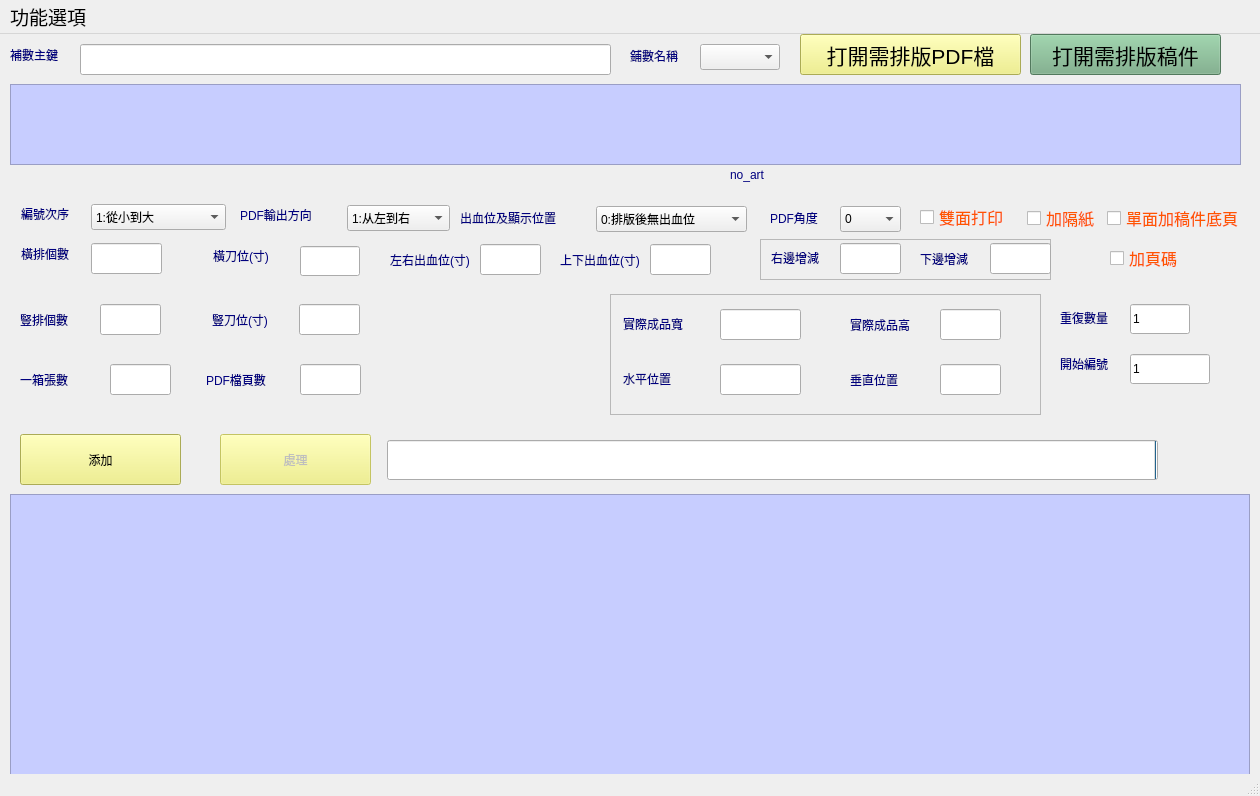
<?xml version="1.0" encoding="UTF-8"?>
<ui version="4.0">
 <class>MainWindow</class>
 <widget class="QMainWindow" name="MainWindow">
  <property name="geometry">
   <rect>
    <x>0</x>
    <y>0</y>
    <width>1260</width>
    <height>796</height>
   </rect>
  </property>
  <property name="windowTitle">
   <string>Honour PDF鋪數軟件</string>
  </property>
  <property name="windowIcon">
   <iconset resource="resourcefile.qrc">
    <normaloff>:/ico_file/sourcefile/title.ico</normaloff>:/ico_file/sourcefile/title.ico</iconset>
  </property>
  <property name="styleSheet">
   <string notr="true">QLabel{
	color: rgb(0, 0, 127);
	font: 12pt &quot;Microsoft Sans Serif&quot;;
}
QComboBox{
	font: 12pt &quot;Microsoft Sans Serif&quot;;
}
QLineEdit{
font: 12pt &quot;Microsoft Sans Serif&quot;;
}
QTableView{
	border-color: rgb(0, 85, 0);
	
	alternate-background-color: rgb(230, 201, 255);
	background-color: rgb(199, 205, 255);
/*	selection-background-color: rgb(85, 255, 0);*/

}
QPushButton{
	/*background-color: rgb(170, 255, 127);*/
	
	font: 16pt &quot;Microsoft Sans Serif&quot;;
	
	background-color: rgb(239, 239, 119);
}
QCheckBox{
font: 12pt &quot;Microsoft Sans Serif&quot;;
	color: rgb(255, 85, 0);
}</string>
  </property>
  <widget class="QWidget" name="centralwidget">
   <widget class="QPushButton" name="open_pushButton_art">
    <property name="geometry">
     <rect>
      <x>1030</x>
      <y>0</y>
      <width>191</width>
      <height>41</height>
     </rect>
    </property>
    <property name="sizePolicy">
     <sizepolicy hsizetype="Minimum" vsizetype="Fixed">
      <horstretch>0</horstretch>
      <verstretch>0</verstretch>
     </sizepolicy>
    </property>
    <property name="font">
     <font>
      <family>Microsoft Sans Serif</family>
      <pointsize>16</pointsize>
      <weight>50</weight>
      <italic>false</italic>
      <bold>false</bold>
     </font>
    </property>
    <property name="styleSheet">
     <string notr="true">background-color: rgb(115, 170, 130);</string>
    </property>
    <property name="text">
     <string>打開需排版稿件</string>
    </property>
    <property name="icon">
     <iconset>
      <normaloff>sourcefile/open2.png</normaloff>sourcefile/open2.png</iconset>
    </property>
   </widget>
   <widget class="QLabel" name="label_2">
    <property name="geometry">
     <rect>
      <x>21</x>
      <y>170</y>
      <width>64</width>
      <height>20</height>
     </rect>
    </property>
    <property name="text">
     <string>編號次序</string>
    </property>
   </widget>
   <widget class="QComboBox" name="comboBox1">
    <property name="geometry">
     <rect>
      <x>91</x>
      <y>170</y>
      <width>135</width>
      <height>26</height>
     </rect>
    </property>
    <property name="currentIndex">
     <number>0</number>
    </property>
    <item>
     <property name="text">
      <string extracomment="a">1:從小到大</string>
     </property>
    </item>
    <item>
     <property name="text">
      <string extracomment="b">2:從大到小</string>
     </property>
    </item>
    <item>
     <property name="text">
      <string extracomment="c">3:兜圈順序打印</string>
     </property>
    </item>
   </widget>
   <widget class="QComboBox" name="comboBox2">
    <property name="geometry">
     <rect>
      <x>347</x>
      <y>171</y>
      <width>103</width>
      <height>26</height>
     </rect>
    </property>
    <property name="currentIndex">
     <number>0</number>
    </property>
    <item>
     <property name="text">
      <string extracomment="a">1:从左到右</string>
     </property>
    </item>
    <item>
     <property name="text">
      <string extracomment="b">2:从上到下</string>
     </property>
    </item>
   </widget>
   <widget class="QLabel" name="label_3">
    <property name="geometry">
     <rect>
      <x>240</x>
      <y>171</y>
      <width>101</width>
      <height>20</height>
     </rect>
    </property>
    <property name="autoFillBackground">
     <bool>false</bool>
    </property>
    <property name="text">
     <string>PDF輸出方向</string>
    </property>
   </widget>
   <widget class="QLabel" name="label_4">
    <property name="geometry">
     <rect>
      <x>460</x>
      <y>174</y>
      <width>141</width>
      <height>20</height>
     </rect>
    </property>
    <property name="text">
     <string>出血位及顯示位置</string>
    </property>
   </widget>
   <widget class="QComboBox" name="comboBox3">
    <property name="geometry">
     <rect>
      <x>596</x>
      <y>172</y>
      <width>151</width>
      <height>26</height>
     </rect>
    </property>
    <property name="currentIndex">
     <number>0</number>
    </property>
    <item>
     <property name="text">
      <string extracomment="a">0:排版後無出血位</string>
     </property>
    </item>
    <item>
     <property name="text">
      <string extracomment="b">1:左上角水平位置</string>
     </property>
    </item>
    <item>
     <property name="text">
      <string>2:左上角垂直位置</string>
     </property>
    </item>
    <item>
     <property name="text">
      <string>3:右上角水平位置</string>
     </property>
    </item>
    <item>
     <property name="text">
      <string>4:右上角垂直位置</string>
     </property>
    </item>
    <item>
     <property name="text">
      <string>5:左下角水平位置</string>
     </property>
    </item>
    <item>
     <property name="text">
      <string>6:左下角垂直位置</string>
     </property>
    </item>
    <item>
     <property name="text">
      <string>7:右下角水平位置</string>
     </property>
    </item>
    <item>
     <property name="text">
      <string>8:右下角垂直位置</string>
     </property>
    </item>
   </widget>
   <widget class="QLabel" name="label_5">
    <property name="geometry">
     <rect>
      <x>21</x>
      <y>210</y>
      <width>64</width>
      <height>20</height>
     </rect>
    </property>
    <property name="text">
     <string>橫排個數</string>
    </property>
   </widget>
   <widget class="QLineEdit" name="lineEdit_r1c1">
    <property name="geometry">
     <rect>
      <x>91</x>
      <y>209</y>
      <width>71</width>
      <height>31</height>
     </rect>
    </property>
   </widget>
   <widget class="QLabel" name="label_6">
    <property name="geometry">
     <rect>
      <x>213</x>
      <y>212</y>
      <width>74</width>
      <height>20</height>
     </rect>
    </property>
    <property name="text">
     <string>橫刀位(寸)</string>
    </property>
   </widget>
   <widget class="QLineEdit" name="lineEdit_r1c2">
    <property name="geometry">
     <rect>
      <x>300</x>
      <y>212</y>
      <width>60</width>
      <height>30</height>
     </rect>
    </property>
   </widget>
   <widget class="QLabel" name="label_7">
    <property name="geometry">
     <rect>
      <x>390</x>
      <y>210</y>
      <width>81</width>
      <height>31</height>
     </rect>
    </property>
    <property name="text">
     <string>左右出血位(寸)</string>
    </property>
   </widget>
   <widget class="QLineEdit" name="lineEdit_r1c3">
    <property name="enabled">
     <bool>true</bool>
    </property>
    <property name="geometry">
     <rect>
      <x>480</x>
      <y>210</y>
      <width>61</width>
      <height>31</height>
     </rect>
    </property>
   </widget>
   <widget class="QLabel" name="label_8">
    <property name="geometry">
     <rect>
      <x>560</x>
      <y>210</y>
      <width>81</width>
      <height>31</height>
     </rect>
    </property>
    <property name="text">
     <string>上下出血位(寸)</string>
    </property>
   </widget>
   <widget class="QLineEdit" name="lineEdit_r1c4">
    <property name="enabled">
     <bool>true</bool>
    </property>
    <property name="geometry">
     <rect>
      <x>650</x>
      <y>210</y>
      <width>61</width>
      <height>31</height>
     </rect>
    </property>
   </widget>
   <widget class="QLineEdit" name="lineEdit_r2c2">
    <property name="geometry">
     <rect>
      <x>299</x>
      <y>270</y>
      <width>61</width>
      <height>31</height>
     </rect>
    </property>
   </widget>
   <widget class="QLabel" name="label_9">
    <property name="geometry">
     <rect>
      <x>212</x>
      <y>270</y>
      <width>81</width>
      <height>31</height>
     </rect>
    </property>
    <property name="text">
     <string>豎刀位(寸)</string>
    </property>
   </widget>
   <widget class="QLabel" name="label_10">
    <property name="geometry">
     <rect>
      <x>20</x>
      <y>270</y>
      <width>81</width>
      <height>31</height>
     </rect>
    </property>
    <property name="text">
     <string>豎排個數</string>
    </property>
   </widget>
   <widget class="QLineEdit" name="lineEdit_r2c1">
    <property name="geometry">
     <rect>
      <x>100</x>
      <y>270</y>
      <width>61</width>
      <height>31</height>
     </rect>
    </property>
   </widget>
   <widget class="QLineEdit" name="lineEdit_r3c1">
    <property name="geometry">
     <rect>
      <x>110</x>
      <y>330</y>
      <width>61</width>
      <height>31</height>
     </rect>
    </property>
   </widget>
   <widget class="QLabel" name="label_11">
    <property name="geometry">
     <rect>
      <x>20</x>
      <y>330</y>
      <width>81</width>
      <height>31</height>
     </rect>
    </property>
    <property name="text">
     <string>一箱張數</string>
    </property>
   </widget>
   <widget class="QLabel" name="label_12">
    <property name="geometry">
     <rect>
      <x>206</x>
      <y>330</y>
      <width>81</width>
      <height>31</height>
     </rect>
    </property>
    <property name="text">
     <string>PDF檔頁數</string>
    </property>
   </widget>
   <widget class="QLineEdit" name="lineEdit_r3c2">
    <property name="geometry">
     <rect>
      <x>300</x>
      <y>330</y>
      <width>61</width>
      <height>31</height>
     </rect>
    </property>
   </widget>
   <widget class="QPushButton" name="add_pushButton2">
    <property name="enabled">
     <bool>true</bool>
    </property>
    <property name="geometry">
     <rect>
      <x>20</x>
      <y>400</y>
      <width>161</width>
      <height>51</height>
     </rect>
    </property>
    <property name="text">
     <string>添加</string>
    </property>
    <property name="icon">
     <iconset resource="resourcefile.qrc">
      <normaloff>:/ico_file/sourcefile/add2.png</normaloff>:/ico_file/sourcefile/add2.png</iconset>
    </property>
   </widget>
   <widget class="QPushButton" name="process_pushButton3">
    <property name="enabled">
     <bool>false</bool>
    </property>
    <property name="geometry">
     <rect>
      <x>220</x>
      <y>400</y>
      <width>151</width>
      <height>51</height>
     </rect>
    </property>
    <property name="text">
     <string>處理</string>
    </property>
    <property name="icon">
     <iconset resource="resourcefile.qrc">
      <normaloff>:/ico_file/sourcefile/run.png</normaloff>:/ico_file/sourcefile/run.png</iconset>
    </property>
   </widget>
   <widget class="QTableView" name="process_tableView2">
    <property name="geometry">
     <rect>
      <x>10</x>
      <y>460</y>
      <width>1240</width>
      <height>301</height>
     </rect>
    </property>
    <property name="alternatingRowColors">
     <bool>true</bool>
    </property>
    <property name="selectionMode">
     <enum>QAbstractItemView::SingleSelection</enum>
    </property>
    <property name="selectionBehavior">
     <enum>QAbstractItemView::SelectRows</enum>
    </property>
   </widget>
   <widget class="QTableView" name="open_tableView1">
    <property name="geometry">
     <rect>
      <x>10</x>
      <y>50</y>
      <width>1231</width>
      <height>81</height>
     </rect>
    </property>
    <property name="alternatingRowColors">
     <bool>true</bool>
    </property>
    <property name="selectionMode">
     <enum>QAbstractItemView::SingleSelection</enum>
    </property>
    <property name="selectionBehavior">
     <enum>QAbstractItemView::SelectRows</enum>
    </property>
    <attribute name="horizontalHeaderCascadingSectionResizes">
     <bool>false</bool>
    </attribute>
    <attribute name="horizontalHeaderDefaultSectionSize">
     <number>50</number>
    </attribute>
    <attribute name="horizontalHeaderStretchLastSection">
     <bool>true</bool>
    </attribute>
   </widget>
   <widget class="QProgressBar" name="progressBar">
    <property name="geometry">
     <rect>
      <x>387</x>
      <y>406</y>
      <width>771</width>
      <height>40</height>
     </rect>
    </property>
    <property name="font">
     <font>
      <family>Arial</family>
      <pointsize>12</pointsize>
      <weight>75</weight>
      <bold>true</bold>
      <kerning>true</kerning>
     </font>
    </property>
    <property name="layoutDirection">
     <enum>Qt::RightToLeft</enum>
    </property>
    <property name="locale">
     <locale language="English" country="UnitedStates"/>
    </property>
    <property name="value">
     <number>0</number>
    </property>
   </widget>
   <widget class="QFrame" name="frame_act_size">
    <property name="geometry">
     <rect>
      <x>610</x>
      <y>260</y>
      <width>431</width>
      <height>121</height>
     </rect>
    </property>
    <property name="frameShape">
     <enum>QFrame::StyledPanel</enum>
    </property>
    <property name="frameShadow">
     <enum>QFrame::Raised</enum>
    </property>
    <widget class="QLineEdit" name="lineEdit_r3c3">
     <property name="enabled">
      <bool>true</bool>
     </property>
     <property name="geometry">
      <rect>
       <x>110</x>
       <y>70</y>
       <width>81</width>
       <height>31</height>
      </rect>
     </property>
     <property name="text">
      <string/>
     </property>
    </widget>
    <widget class="QLabel" name="label_15">
     <property name="geometry">
      <rect>
       <x>13</x>
       <y>75</y>
       <width>91</width>
       <height>20</height>
      </rect>
     </property>
     <property name="text">
      <string>水平位置</string>
     </property>
    </widget>
    <widget class="QLineEdit" name="lineEdit_r2c3">
     <property name="enabled">
      <bool>true</bool>
     </property>
     <property name="geometry">
      <rect>
       <x>110</x>
       <y>15</y>
       <width>81</width>
       <height>31</height>
      </rect>
     </property>
    </widget>
    <widget class="QLabel" name="label_14">
     <property name="geometry">
      <rect>
       <x>13</x>
       <y>20</y>
       <width>91</width>
       <height>20</height>
      </rect>
     </property>
     <property name="text">
      <string>實際成品寬</string>
     </property>
    </widget>
    <widget class="QLabel" name="label_16">
     <property name="geometry">
      <rect>
       <x>240</x>
       <y>70</y>
       <width>91</width>
       <height>31</height>
      </rect>
     </property>
     <property name="text">
      <string>垂直位置</string>
     </property>
    </widget>
    <widget class="QLineEdit" name="lineEdit_r2c4">
     <property name="enabled">
      <bool>true</bool>
     </property>
     <property name="geometry">
      <rect>
       <x>330</x>
       <y>15</y>
       <width>61</width>
       <height>31</height>
      </rect>
     </property>
    </widget>
    <widget class="QLineEdit" name="lineEdit_r3c4">
     <property name="enabled">
      <bool>true</bool>
     </property>
     <property name="geometry">
      <rect>
       <x>330</x>
       <y>70</y>
       <width>61</width>
       <height>31</height>
      </rect>
     </property>
     <property name="text">
      <string/>
     </property>
    </widget>
    <widget class="QLabel" name="label_13">
     <property name="geometry">
      <rect>
       <x>240</x>
       <y>15</y>
       <width>91</width>
       <height>31</height>
      </rect>
     </property>
     <property name="text">
      <string>實際成品高</string>
     </property>
    </widget>
   </widget>
   <widget class="QCheckBox" name="checkBox1">
    <property name="geometry">
     <rect>
      <x>920</x>
      <y>171</y>
      <width>87</width>
      <height>24</height>
     </rect>
    </property>
    <property name="font">
     <font>
      <family>Microsoft Sans Serif</family>
      <pointsize>12</pointsize>
      <weight>50</weight>
      <italic>false</italic>
      <bold>false</bold>
     </font>
    </property>
    <property name="text">
     <string>雙面打印</string>
    </property>
    <property name="checked">
     <bool>false</bool>
    </property>
   </widget>
   <widget class="QFrame" name="frame_bleeding">
    <property name="geometry">
     <rect>
      <x>760</x>
      <y>205</y>
      <width>291</width>
      <height>41</height>
     </rect>
    </property>
    <property name="toolTip">
     <string>出血位</string>
    </property>
    <property name="frameShape">
     <enum>QFrame::StyledPanel</enum>
    </property>
    <property name="frameShadow">
     <enum>QFrame::Raised</enum>
    </property>
    <widget class="QLineEdit" name="lineEdit_r1c6">
     <property name="geometry">
      <rect>
       <x>230</x>
       <y>4</y>
       <width>61</width>
       <height>31</height>
      </rect>
     </property>
    </widget>
    <widget class="QLabel" name="label_18">
     <property name="geometry">
      <rect>
       <x>160</x>
       <y>4</y>
       <width>81</width>
       <height>31</height>
      </rect>
     </property>
     <property name="text">
      <string>下邊增減</string>
     </property>
    </widget>
    <widget class="QLineEdit" name="lineEdit_r1c5">
     <property name="geometry">
      <rect>
       <x>80</x>
       <y>4</y>
       <width>61</width>
       <height>31</height>
      </rect>
     </property>
    </widget>
    <widget class="QLabel" name="label_17">
     <property name="geometry">
      <rect>
       <x>11</x>
       <y>3</y>
       <width>81</width>
       <height>31</height>
      </rect>
     </property>
     <property name="text">
      <string>右邊增減</string>
     </property>
    </widget>
   </widget>
   <widget class="QLineEdit" name="lineEdit_BsKey">
    <property name="geometry">
     <rect>
      <x>80</x>
      <y>10</y>
      <width>531</width>
      <height>31</height>
     </rect>
    </property>
   </widget>
   <widget class="QLabel" name="label_19">
    <property name="geometry">
     <rect>
      <x>10</x>
      <y>11</y>
      <width>70</width>
      <height>20</height>
     </rect>
    </property>
    <property name="text">
     <string>補數主鍵</string>
    </property>
   </widget>
   <widget class="QComboBox" name="comboBox_PDFitem">
    <property name="geometry">
     <rect>
      <x>700</x>
      <y>10</y>
      <width>80</width>
      <height>26</height>
     </rect>
    </property>
    <property name="currentIndex">
     <number>-1</number>
    </property>
   </widget>
   <widget class="QLabel" name="label_20">
    <property name="geometry">
     <rect>
      <x>630</x>
      <y>12</y>
      <width>70</width>
      <height>20</height>
     </rect>
    </property>
    <property name="text">
     <string>鋪數名稱</string>
    </property>
   </widget>
   <widget class="QPushButton" name="open_pushButton1">
    <property name="geometry">
     <rect>
      <x>800</x>
      <y>0</y>
      <width>221</width>
      <height>41</height>
     </rect>
    </property>
    <property name="sizePolicy">
     <sizepolicy hsizetype="Minimum" vsizetype="Fixed">
      <horstretch>0</horstretch>
      <verstretch>0</verstretch>
     </sizepolicy>
    </property>
    <property name="font">
     <font>
      <family>Microsoft Sans Serif</family>
      <pointsize>16</pointsize>
      <weight>50</weight>
      <italic>false</italic>
      <bold>false</bold>
     </font>
    </property>
    <property name="text">
     <string>打開需排版PDF檔</string>
    </property>
    <property name="icon">
     <iconset>
      <normaloff>C:/Users/ITProg02/.designer/backup/sourcefile/open2.png</normaloff>C:/Users/ITProg02/.designer/backup/sourcefile/open2.png</iconset>
    </property>
   </widget>
   <widget class="QLabel" name="label_21">
    <property name="geometry">
     <rect>
      <x>770</x>
      <y>174</y>
      <width>64</width>
      <height>20</height>
     </rect>
    </property>
    <property name="text">
     <string>PDF角度</string>
    </property>
   </widget>
   <widget class="QComboBox" name="comboBox_rotate">
    <property name="geometry">
     <rect>
      <x>840</x>
      <y>172</y>
      <width>61</width>
      <height>26</height>
     </rect>
    </property>
    <property name="currentIndex">
     <number>0</number>
    </property>
    <item>
     <property name="text">
      <string extracomment="a">0</string>
     </property>
    </item>
    <item>
     <property name="text">
      <string extracomment="b">90</string>
     </property>
    </item>
    <item>
     <property name="text">
      <string extracomment="c">180</string>
     </property>
    </item>
    <item>
     <property name="text">
      <string>270</string>
     </property>
    </item>
   </widget>
   <widget class="QLineEdit" name="lineEdit_Repeat">
    <property name="geometry">
     <rect>
      <x>1130</x>
      <y>270</y>
      <width>60</width>
      <height>30</height>
     </rect>
    </property>
    <property name="text">
     <string>1</string>
    </property>
   </widget>
   <widget class="QCheckBox" name="checkBox_blank2">
    <property name="geometry">
     <rect>
      <x>1107</x>
      <y>172</y>
      <width>141</width>
      <height>24</height>
     </rect>
    </property>
    <property name="font">
     <font>
      <family>Microsoft Sans Serif</family>
      <pointsize>12</pointsize>
      <weight>50</weight>
      <italic>false</italic>
      <bold>false</bold>
     </font>
    </property>
    <property name="text">
     <string>單面加稿件底頁</string>
    </property>
    <property name="checked">
     <bool>false</bool>
    </property>
   </widget>
   <widget class="QCheckBox" name="checkBox_blank">
    <property name="geometry">
     <rect>
      <x>1027</x>
      <y>172</y>
      <width>87</width>
      <height>24</height>
     </rect>
    </property>
    <property name="font">
     <font>
      <family>Microsoft Sans Serif</family>
      <pointsize>12</pointsize>
      <weight>50</weight>
      <italic>false</italic>
      <bold>false</bold>
     </font>
    </property>
    <property name="text">
     <string>加隔紙</string>
    </property>
    <property name="checked">
     <bool>false</bool>
    </property>
   </widget>
   <widget class="QCheckBox" name="checkBox_addpage">
    <property name="geometry">
     <rect>
      <x>1110</x>
      <y>212</y>
      <width>87</width>
      <height>24</height>
     </rect>
    </property>
    <property name="font">
     <font>
      <family>Microsoft Sans Serif</family>
      <pointsize>12</pointsize>
      <weight>50</weight>
      <italic>false</italic>
      <bold>false</bold>
     </font>
    </property>
    <property name="text">
     <string>加頁碼</string>
    </property>
    <property name="checked">
     <bool>false</bool>
    </property>
   </widget>
   <widget class="QLabel" name="label_22">
    <property name="geometry">
     <rect>
      <x>1060</x>
      <y>274</y>
      <width>74</width>
      <height>20</height>
     </rect>
    </property>
    <property name="text">
     <string>重復數量</string>
    </property>
   </widget>
   <widget class="QLabel" name="label_art">
    <property name="geometry">
     <rect>
      <x>730</x>
      <y>130</y>
      <width>511</width>
      <height>21</height>
     </rect>
    </property>
    <property name="text">
     <string>no_art</string>
    </property>
   </widget>
   <widget class="QLineEdit" name="lineEdit_StartSeq">
    <property name="geometry">
     <rect>
      <x>1130</x>
      <y>320</y>
      <width>80</width>
      <height>30</height>
     </rect>
    </property>
    <property name="text">
     <string>1</string>
    </property>
   </widget>
   <widget class="QLabel" name="label_23">
    <property name="geometry">
     <rect>
      <x>1060</x>
      <y>320</y>
      <width>74</width>
      <height>20</height>
     </rect>
    </property>
    <property name="text">
     <string>開始編號</string>
    </property>
   </widget>
  </widget>
  <widget class="QMenuBar" name="menubar">
   <property name="geometry">
    <rect>
     <x>0</x>
     <y>0</y>
     <width>1260</width>
     <height>30</height>
    </rect>
   </property>
   <property name="font">
    <font>
     <pointsize>14</pointsize>
    </font>
   </property>
   <widget class="QMenu" name="menu">
    <property name="font">
     <font>
      <pointsize>14</pointsize>
      <stylestrategy>PreferDefault</stylestrategy>
      <kerning>true</kerning>
     </font>
    </property>
    <property name="contextMenuPolicy">
     <enum>Qt::DefaultContextMenu</enum>
    </property>
    <property name="toolTip">
     <string/>
    </property>
    <property name="whatsThis">
     <string/>
    </property>
    <property name="title">
     <string extracomment="功能選項">功能選項</string>
    </property>
    <addaction name="action_importxls"/>
    <addaction name="action2"/>
    <addaction name="action_output"/>
    <addaction name="action_dele"/>
   </widget>
   <addaction name="menu"/>
  </widget>
  <widget class="QStatusBar" name="statusbar"/>
  <action name="action_importxls">
   <property name="icon">
    <iconset resource="resourcefile.qrc">
     <normaloff>:/ico_file/sourcefile/favicon.ico</normaloff>:/ico_file/sourcefile/favicon.ico</iconset>
   </property>
   <property name="text">
    <string>匯入補數編號</string>
   </property>
   <property name="font">
    <font>
     <family>Microsoft Sans Serif</family>
     <pointsize>14</pointsize>
    </font>
   </property>
  </action>
  <action name="action_output">
   <property name="icon">
    <iconset resource="resourcefile.qrc">
     <normaloff>:/ico_file/sourcefile/save.png</normaloff>:/ico_file/sourcefile/save.png</iconset>
   </property>
   <property name="text">
    <string>修改輸出PDF路徑</string>
   </property>
  </action>
  <action name="action2">
   <property name="icon">
    <iconset resource="resourcefile.qrc">
     <normaloff>:/ico_file/sourcefile/8923926.png</normaloff>:/ico_file/sourcefile/8923926.png</iconset>
   </property>
   <property name="text">
    <string>修改右邊和下邊出血位</string>
   </property>
   <property name="iconText">
    <string>修改右邊和下邊出血位</string>
   </property>
  </action>
  <action name="action_dele">
   <property name="text">
    <string>刪除行</string>
   </property>
  </action>
 </widget>
 <tabstops>
  <tabstop>lineEdit_BsKey</tabstop>
  <tabstop>comboBox_PDFitem</tabstop>
  <tabstop>open_pushButton1</tabstop>
  <tabstop>open_tableView1</tabstop>
  <tabstop>open_pushButton_art</tabstop>
  <tabstop>comboBox1</tabstop>
  <tabstop>comboBox2</tabstop>
  <tabstop>comboBox3</tabstop>
  <tabstop>comboBox_rotate</tabstop>
  <tabstop>checkBox1</tabstop>
  <tabstop>checkBox_blank</tabstop>
  <tabstop>checkBox_blank2</tabstop>
  <tabstop>lineEdit_r1c1</tabstop>
  <tabstop>lineEdit_r1c2</tabstop>
  <tabstop>lineEdit_r2c1</tabstop>
  <tabstop>lineEdit_r2c2</tabstop>
  <tabstop>lineEdit_r1c3</tabstop>
  <tabstop>lineEdit_r1c4</tabstop>
  <tabstop>lineEdit_r1c5</tabstop>
  <tabstop>lineEdit_r1c6</tabstop>
  <tabstop>checkBox_addpage</tabstop>
  <tabstop>lineEdit_r2c3</tabstop>
  <tabstop>lineEdit_r2c4</tabstop>
  <tabstop>lineEdit_r3c3</tabstop>
  <tabstop>lineEdit_r3c4</tabstop>
  <tabstop>lineEdit_Repeat</tabstop>
  <tabstop>lineEdit_StartSeq</tabstop>
  <tabstop>lineEdit_r3c1</tabstop>
  <tabstop>lineEdit_r3c2</tabstop>
  <tabstop>add_pushButton2</tabstop>
  <tabstop>process_pushButton3</tabstop>
  <tabstop>process_tableView2</tabstop>
 </tabstops>
 <resources>
  <include location="resourcefile.qrc"/>
 </resources>
 <connections/>
</ui>
